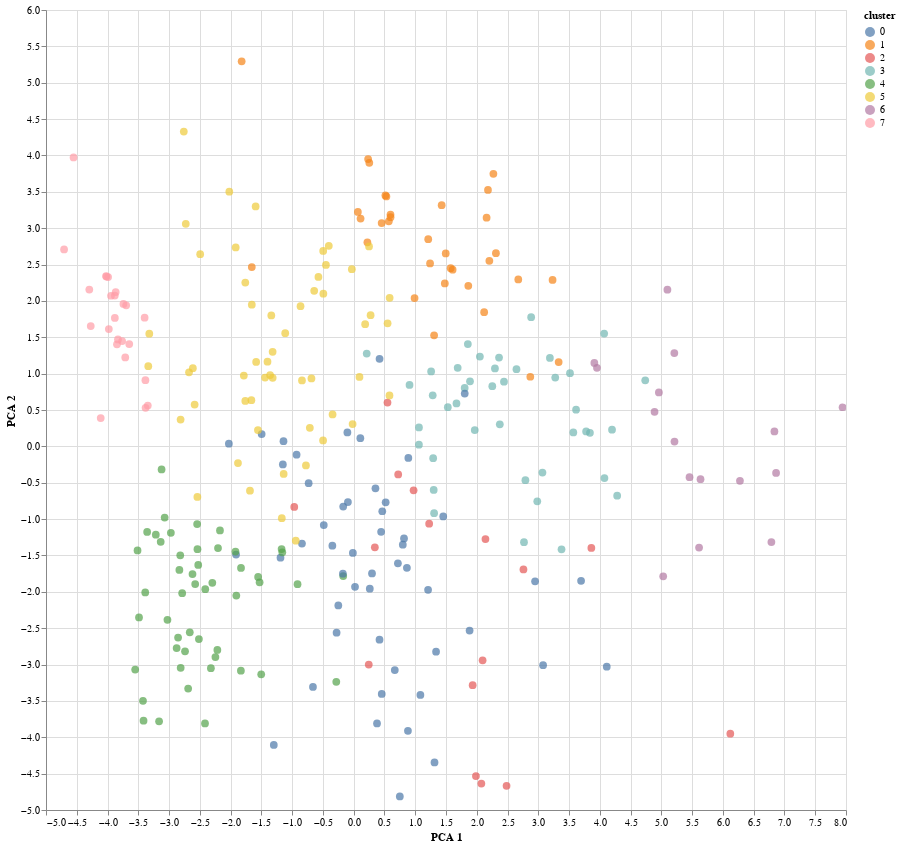

Here is the notebook cell this chart was saved with:
### Code cell
alt.Chart(final_df).mark_circle(size=60).encode(
    x='PCA 1',
    y='PCA 2',
    color='cluster:N',
    tooltip=['Name', 'cluster', 'Current Team', 'PCA 1', 'PCA 2']
).properties(
    width=800,
    height=800
).interactive()

### Figure 1 — Vega-Lite specification as saved in the notebook (floating-point values rounded to 4 significant figures; data arrays with more than 128 entries replaced by an {"elided": "..."} marker saying what was removed)
{"config": {"view": {"continuousWidth": 300, "continuousHeight": 300}}, "data": {"name": "data-e2dc5289b7dfec9a9fff3ba4cadd05ff"}, "mark": {"type": "circle", "size": 60}, "encoding": {"color": {"field": "cluster", "type": "nominal"}, "tooltip": [{"field": "Name", "type": "nominal"}, {"field": "cluster", "type": "quantitative"}, {"field": "Current Team", "type": "nominal"}, {"field": "PCA 1", "type": "quantitative"}, {"field": "PCA 2", "type": "quantitative"}], "x": {"field": "PCA 1", "type": "quantitative"}, "y": {"field": "PCA 2", "type": "quantitative"}}, "height": 800, "params": [{"name": "param_1", "select": {"type": "interval", "encodings": ["x", "y"]}, "bind": "scales"}], "width": 800, "$schema": "https://vega.github.io/schema/vega-lite/v5.8.0.json", "datasets": {"data-e2dc5289b7dfec9a9fff3ba4cadd05ff": {"elided": "284 records"}}}
